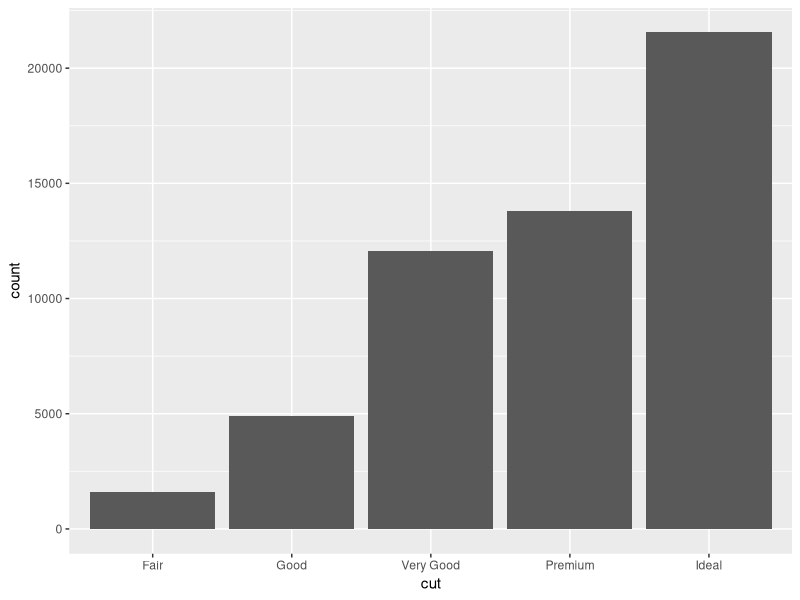
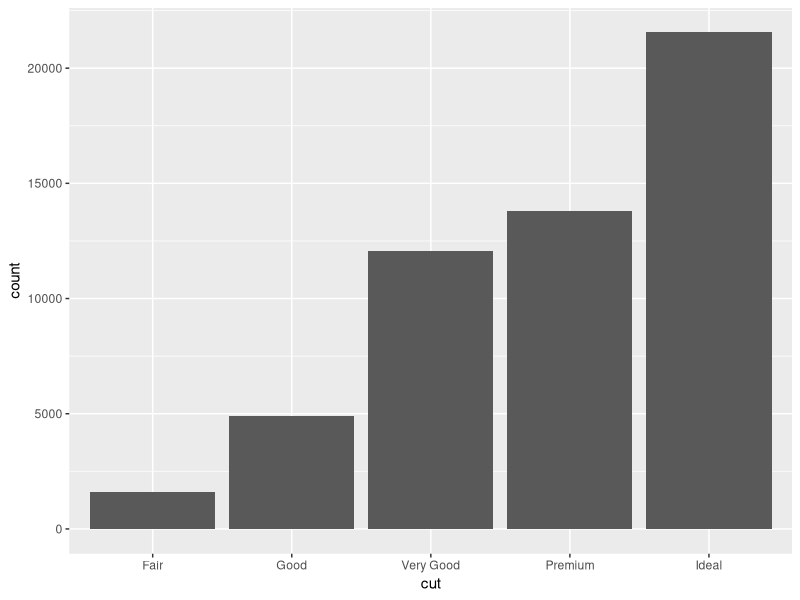
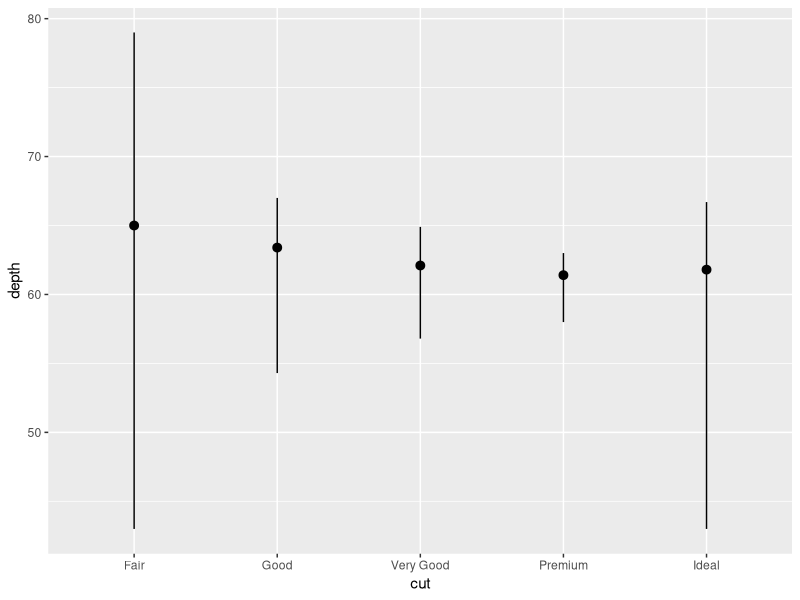
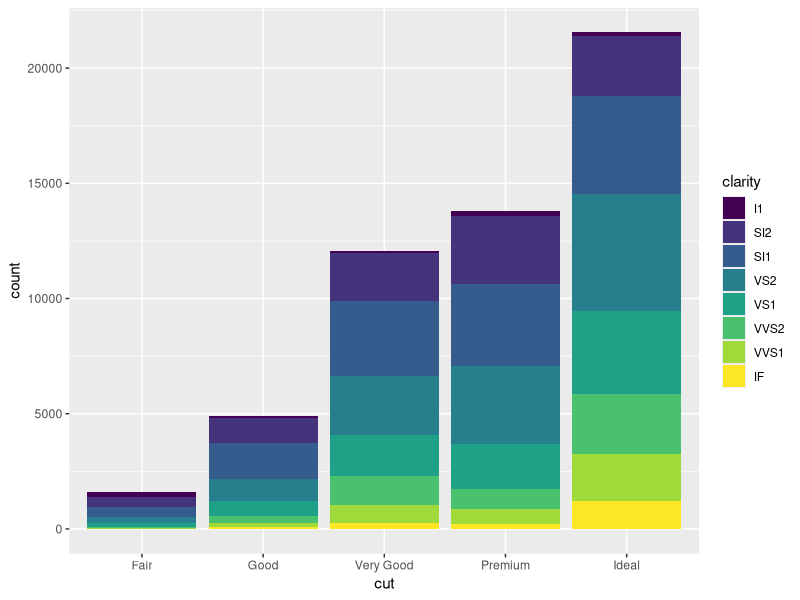
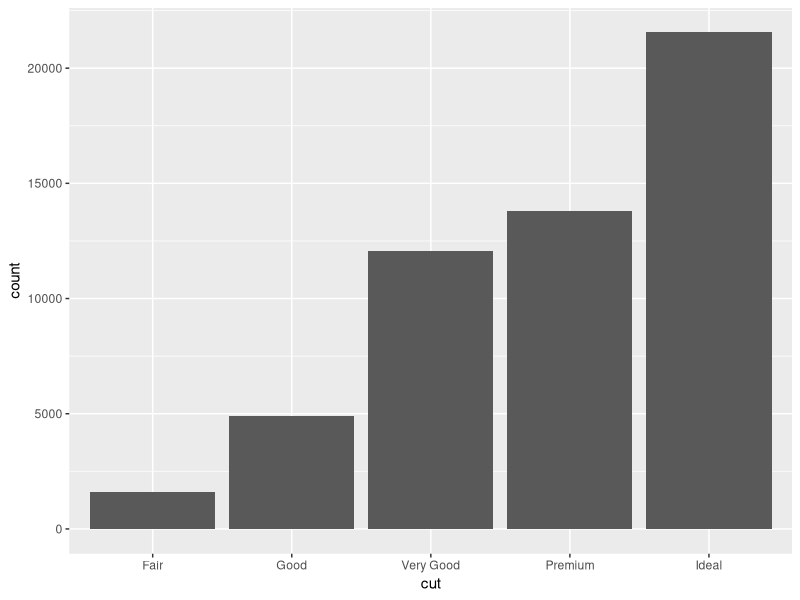
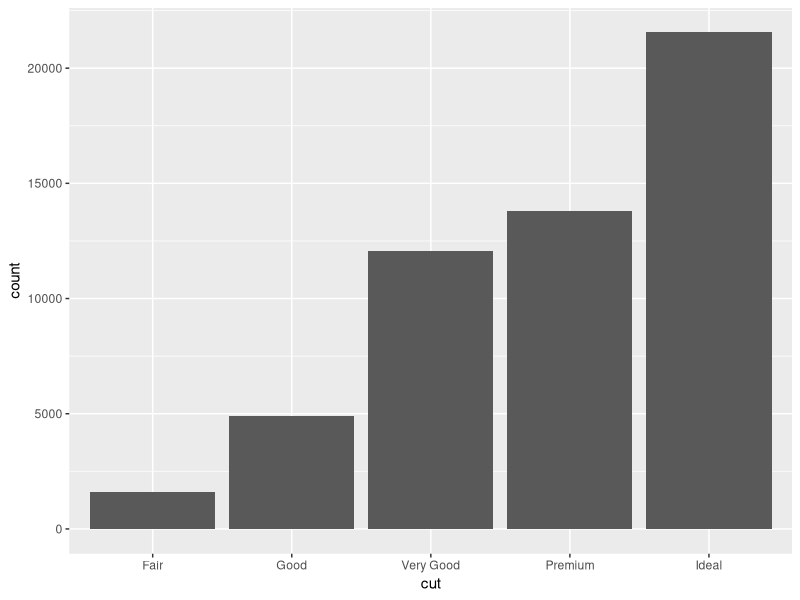
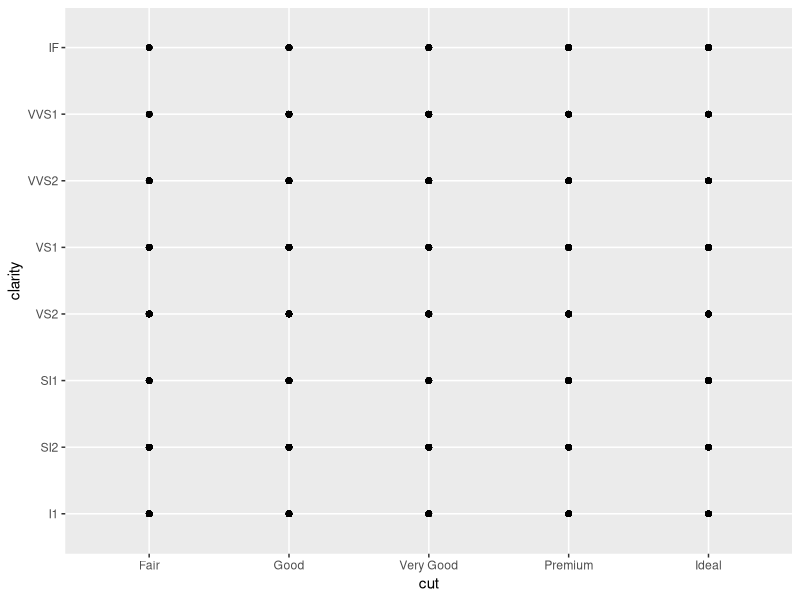
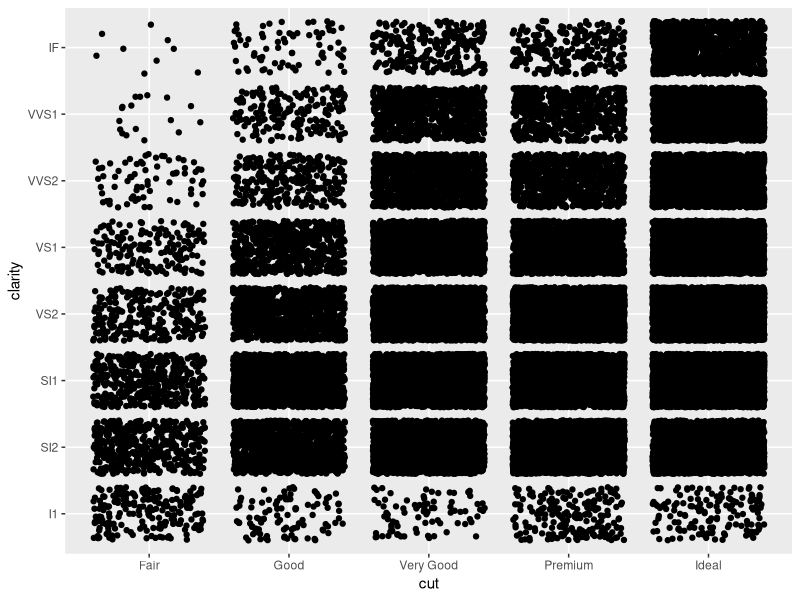

The R source for these figures, in order:
# Exercise 2: More ggplot2 Grammar

# Install and load `ggplot2`
# install.packages("ggplot2") # if needed
library(ggplot2)

# For this exercise you will again be working with the `diamonds` data set.
# Use `?diamonds` to review details about this data set
?diamonds

## Statistical Transformations

# Draw a bar chart of the diamonds data, organized by cut
# The height of each bar is based on the "count" (number) of diamonds with that cut
ggplot(data = diamonds) + 
  geom_bar(mapping = aes(x = cut))

# Use the `stat_count` to apply the statistical transformation "count" to the diamonds
# by cut. You do not need a separate geometry layer!
ggplot(data = diamonds) + 
  stat_count(mapping = aes(x = cut))

# Use the `stat_summary` function to draw a chart with a summary layer.
# Map the x-position to diamond `cut`, and the y-position to diamond `depth`
# Bonus: use `min` as the function ymin, `max` as the function ymax, and `median` as the function y
ggplot(data = diamonds) + 
  stat_summary(mapping = aes(x = cut, y = depth), 
               fun.ymin = min, fun.ymax = max, fun.y = median)

## Position Adjustments

# Draw a bar chart of diamond data organized by cut, with each bar filled by clarity.
# You should see a _stacked_ bar chart.
ggplot(data = diamonds) +
  geom_bar(mapping = aes(x = cut, fill = clarity))

# Draw the same chart again, but with each element positioned to "fill" the y axis
ggplot(data = diamonds) +
  geom_bar(mapping = aes(x = cut, position = "fill"))

# Draw the same chart again, but with each element positioned to "dodge" each other
ggplot(data = diamonds) +
  geom_bar(mapping = aes(x = cut, position = "dodge"))

# Draw a plot with point geometry with the x-position mapped to `cut` and the y-position mapped to `clarity`
# This creates a "grid" grouping the points
ggplot(data = diamonds) +
  geom_point(mapping = aes(x = cut, y = clarity))

# Use the "jitter" position adjustment to keep the points from all overlapping!
# (This works a little better with a sample of diamond data, such as from the previous exercise).
ggplot(data = diamonds) +
  geom_point(mapping = aes(x = cut, y = clarity), position = "jitter")


## Scales

# Draw a "boxplot" (with `geom_boxplot()`) for the diamond's price (y) by color (x)
ggplot(data = diamonds) +
  geom_boxplot(mapping = aes(x=color, y=price))

# This has a lot of outliers, making it harder to read. To fix this, draw the same plot but
# with a _logarithmic_ scale for the y axis.
ggplot(data = diamonds) +
  geom_boxplot(mapping = aes(x=color, y=price)) +
  scale_y_log10()

# For another version, draw the same plot but with `violin` geometry instead of `boxplot` geometry!
# How does the logarithmic scale change the data presentation?
ggplot(data = diamonds) +
  geom_violin(mapping = aes(x=color, y=price)) +
  scale_y_log10()

# Another interesting plot: draw a plot of the diamonds price (y) by carat (x), using a heatmap of 2d bins
# (geom_bin2d)
# What happens when you make the x and y channels scale logarithmically?


# Draw a scatter plot for the diamonds  price (y) by carat (x). Color each point by the clarity
# (Remember, this will take a while. Use a sample of the diamonds for faster results)


# Change the color of the previous plot using a ColorBrewer scale of your choice. What looks nice?



## Coordinate Systems

# Draw a bar chart with x-position and fill color BOTH mapped to cut
# For best results, SET the `width` of the geometry to be 1 (fill plot, no space between)
# You can save this to a variable for easier modifications


# Draw the same chart, but with the coordinate system flipped


# Draw the same chart, but in a polar coordinate system. Now you have a Coxcomb chart!



## Facets

# Take the scatter plot of price by carat data (colored by clarity) and add _facets_ based on
# the diamond's `color`



## Saving Plots

# Use the `ggsave()` function to save one of your plots (the most recent one generated) to disk.
# Name the output file "my-plot.png".
# Make sure you've set the working directory!!
